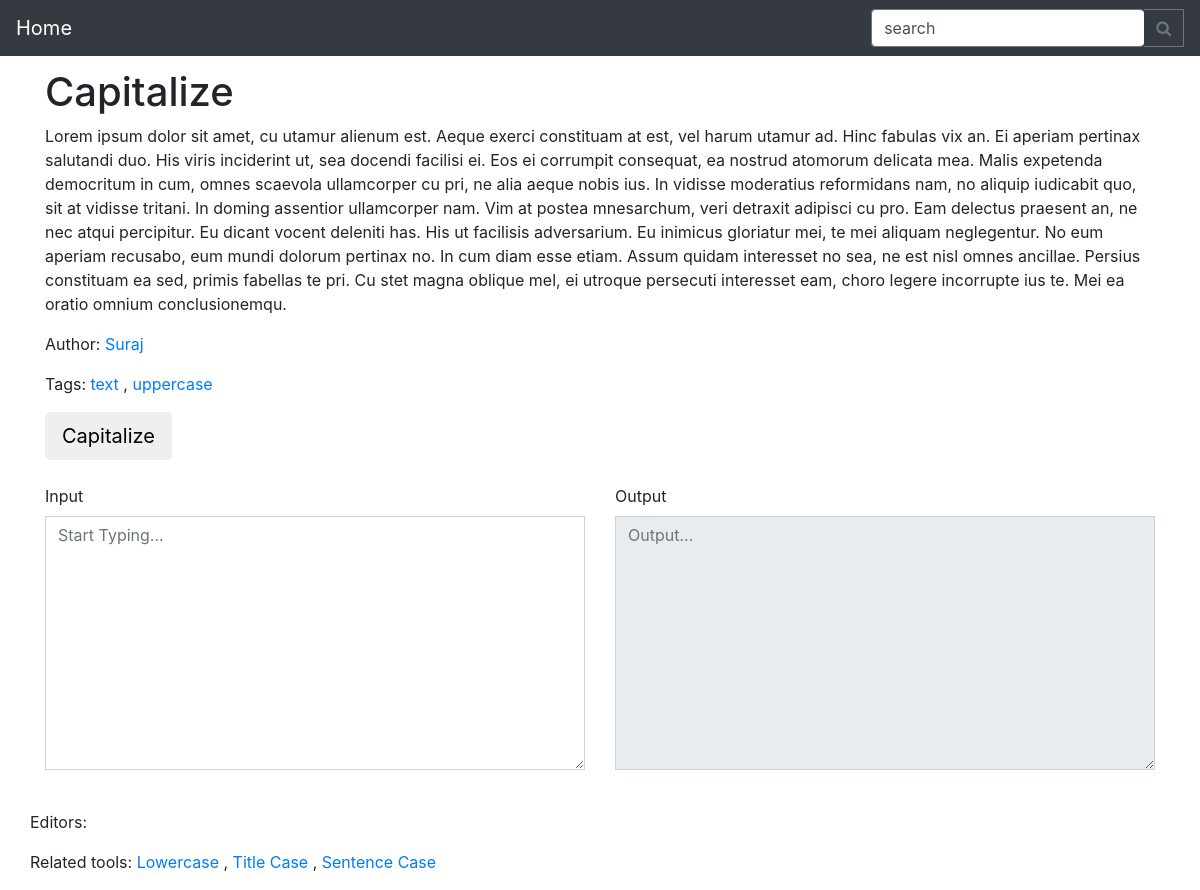
The app's page /t/Capitalize/ with its own data.
### mainapp/models.py (models this page shows, shortened)
class Tool(models.Model):
    name = models.CharField(max_length=30)
    url_endpoint = models.CharField(max_length=30,blank=True)
    meta_description = models.TextField(blank=True)
    meta_title = models.CharField(max_length=30,blank=True  )
    long_description = models.TextField(blank=True)
    short_description = models.TextField(blank=True)
    category = models.CharField(max_length=50,blank=True,default='Uncategorized')
    image = models.FileField(blank=True,null=True,upload_to='tools')
    author = models.ForeignKey(UserProfile, on_delete=models.CASCADE,related_name='author_tool_set')
    editors = models.ManyToManyField(UserProfile, related_name='editors_tool_set',blank=True)
    tags = models.ManyToManyField(Tag,blank=True)
    template_name = models.CharField(max_length=30,blank=False)
    related_tools = models.ManyToManyField("self", blank=True)
    created_at = models.DateTimeField(auto_now_add=True)
    updated_at = models.DateTimeField(auto_now=True)

class UserProfile(models.Model):
    user = models.OneToOneField(User, on_delete=models.CASCADE)
    name = models.CharField(max_length=30)
    discourse = models.URLField(null=True, blank=True)
    about = models.TextField()
    profilepic = models.FileField(blank=True,null=True,upload_to='profile_pic')
    github =  models.URLField(null=True, blank=True)
    website = models.URLField(null=True,blank=True )

class Tag(models.Model):
    tag = models.CharField(max_length=30)
    def __str__(self):
        return self.tag

### mainapp/views.py (the view)
# urls.py: url(r'^t/(?P<tool_name>[^/]+)/$',views.tool,name='tool'),
def tool(request,tool_name):
    tool = get_object_or_404(models.Tool,url_endpoint__iexact=tool_name)
    context={'tool':tool}
    print(tool.tags.all())
    return render(request,'tools/{0}'.format(tool.template_name),context)

### templates/tools/capitalize.html (shortened to what this page needs)
{% extends "tools/tool_base.html" %}
{% load staticfiles %}
{% block tool %}
  <div class="row">
    <div class="col-sm-5 col-sm-offset-5">
      <button type="button" class="btn btn-flat btn-lg " onclick="capitalize()">Capitalize</button>
    </div>
  </div>
  <br>
  <div class="row">
    <div class="col-sm-6">
        <div class="form-group">
            <label for="inputtextarea">Input</label>
            <textarea class="form-control rounded-0" id="inputtextarea" rows="10" placeholder="Start Typing..."></textarea>
        </div>
    </div>
    <div class="col-sm-6">
      <div class="form-group">
          <label for="outputtextarea">Output</label>
          <textarea class="form-control rounded-0" id="outputtextarea" rows="10" placeholder="Output..." disabled></textarea>
      </div>
    </div>
  </div>
{% endblock %}

### templates/tools/tool_base.html (shortened to what this page needs)
{% extends "base.html" %}
{% load staticfiles %}
{% block head %}
<link rel="stylesheet" type="text/css"  href="{% static 'css/style.css' %}">
{% endblock %}
{% block content %}
<div class="container">
  <div class="row">
    <div class="col-sm-12">
        <h1 class="text-left">{{tool.name}}</h1>
        <p class="left">{{tool.short_description}}</p>
    </div>
  </div>
  <div class="row">
    <div class="col-sm-5">
      <p>Author: <a href="{% url 'user_profile' user_name=tool.author.user.username  %} ">{{tool.author.name}}</a>
      </p>
      <p>
    Tags: {% for tag in tool.tags.all %}
        <a href="{% url 'tag' tag_name=tag.tag %}"> {{tag}}</a>
            {% if not forloop.last %}
            ,
            {% endif %}
          {% endfor %}
    </p>
    </div>
  </div>
  {% block tool %}
  {% endblock %}
<br>
  <div class="row">
    <p>Editors:
    </p>
  </div>
    <div class="row">
  <p>Related tools:
    {% for related_tool in tool.related_tools.all %}
    <a href='  {%url 'tool' tool_name=related_tool.url_endpoint %} '>{{related_tool.name}}</a>
    {% if not forloop.last %}
      ,
    {% endif %}
    {% endfor %}
  </p>
  </div>
</div>
{% endblock %}

### templates/base.html (shortened to what this page needs)
{% load staticfiles %}
<!DOCTYPE html>
<html>
<head>
    <link rel="stylesheet" type="text/css"  href="{% static 'css/style.css' %}">
  <link rel="stylesheet" href="https://maxcdn.bootstrapcdn.com/bootstrap/4.1.0/css/bootstrap.min.css">
  <link rel="stylesheet" href="https://cdnjs.cloudflare.com/ajax/libs/font-awesome/4.6.3/css/font-awesome.css"
 />
    {% block head %}
    {% endblock %}
    </head>
<body>
  <nav class="navbar navbar-expand-lg navbar-dark bg-dark ">
          <a class="navbar-brand" href='{% url "mainapp_URLs:home" %}'>Home</a>
          <div class="collapse navbar-collapse" id="navbarsExample09">
            <form class="form-inline my-2 my-md-0 ml-auto">
              <div class="row no-gutters">
    <div class="col">
        <input class="form-control border-secondary border-right-0 rounded-left" type="search" value="search" id="example-search-input4">
    </div>
    <div class="col-auto">
        <button class="btn btn-outline-secondary border-left-0 rounded-0 rounded-right" type="button">
            <i class="fa fa-search"></i>
        </button>
    </div>
</div>
            </form>
          </div>
        </nav>
<div class="vertical-space">
</div>
   {% block content %}
   {% endblock content %}
</body>
</html>

### static/css/style.css (style rules this page uses)
.vertical-space { padding-bottom: 12px; }

### records on screen
Tool: name "Capitalize", short_description "Lorem ipsum dolor sit amet, cu utamur alienum est. Aeque exerci constituam at est, vel harum utamur ad. Hinc fabulas vix an. Ei aperiam pertinax salutandi duo. His viris inciderint ut, sea docendi facilisi ei. Eos ei corrumpit consequat, ea nostrud atomorum delicata mea. Malis expetenda democritum in cum, omnes scaevola ullamcorper cu pri, ne alia aeque nobis ius. In vidisse moderatius reformidans nam, no aliquip iudicabit quo, sit at vidisse tritani. In doming assentior ullamcorper nam. Vim at postea mnesarchum, veri detraxit adipisci cu pro. Eam delectus praesent an, ne nec atqui percipitur. Eu dicant vocent deleniti has. His ut facilisis adversarium. Eu inimicus gloriatur mei, te mei…", author.name "Suraj"
Tag: tag "text"
Tag: tag "uppercase"
Tool: name "Lowercase"
Tool: name "Title Case"
Tool: name "Sentence Case"
